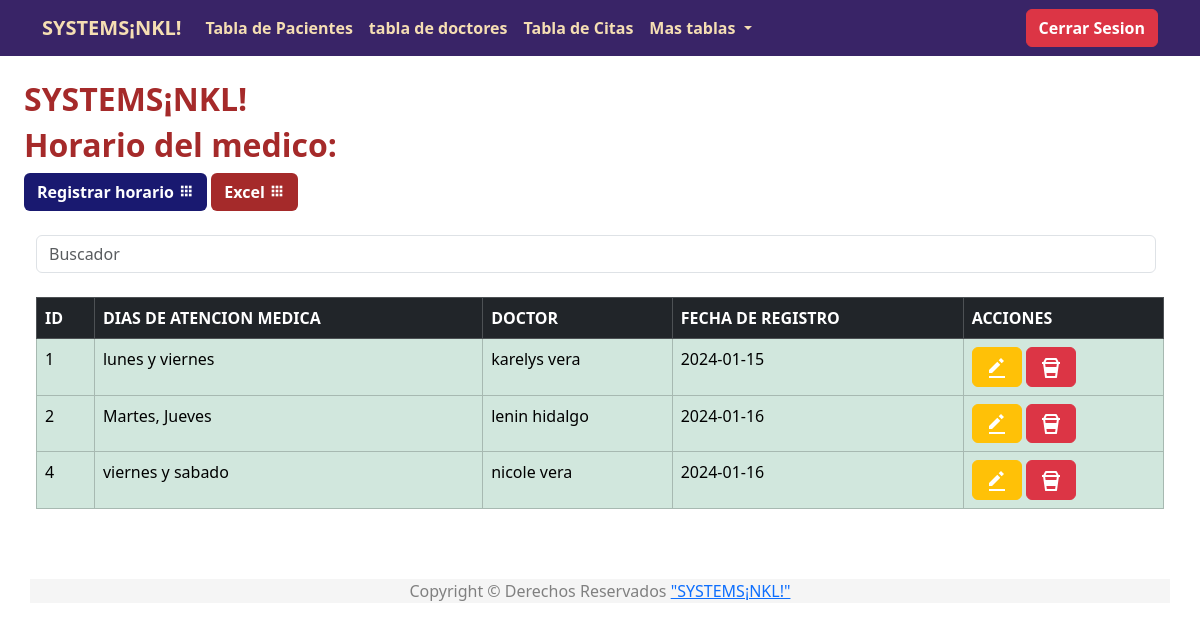
/horario/index.php, run on the app's committed database.
### tables this page shows
CREATE TABLE `horario` (
  `id` int(11) NOT NULL,
  `dias` varchar(255) NOT NULL,
  `doctor` varchar(255) NOT NULL,
  `fecha` date NOT NULL
);

### horario/index.php (the view, shortened to what this page needs)
<?php
include("../db.php");
$nkl = $conexion -> prepare("SELECT * FROM horario");
$nkl -> execute();
$horario = $nkl -> fetchAll(PDO::FETCH_ASSOC);
 ?>
<?php include("../template/header.php"); ?>
<div class="contenedor p-4">
<h2 style="color: brown;" class="fw-bold">SYSTEMS¡NKL!</h2>
<h2 style="color: brown;" class="fw-bold">Horario del medico:</h2>
<a style="background:midnightblue;" class="btn text-white fw-bold" href="agregar.php">Registrar horario
<i class='bx bxs-grid'></i> </a>
<a style="background:brown;" class="btn text-white fw-bold" href="excel.php">Excel
<i class='bx bxs-grid'></i> </a>
<br>
<br>
      <div class="container-fluid">
  <form class="d-flex">
      <input class="form-control me-2 light-table-filter" data-table="table_id" type="text"
      placeholder="Buscador">
  </form>
<br>
<div class="table-responsive">
<table class="table table-bordered table-success table_id">
  <thead class="table table-dark">
            <tr>
                <th scope="col">ID</th>
                <th scope="col">DIAS DE ATENCION MEDICA</th>
                <th scope="col">DOCTOR</th>
                <th scope="col">FECHA DE REGISTRO</th>
                <th scope="col">ACCIONES</th>
            </tr>
        </thead>
        <tbody>
   <?php foreach($horario as $horarios) { ?>
            <tr class="">
                <td scope="row"><?php echo $horarios['id']; ?></td>
                <td><?php echo $horarios['dias']; ?></td>
                <td><?php echo $horarios['doctor']; ?></td>
                <td><?php echo $horarios['fecha']; ?></td>
     <td>
         <a href="editar.php?id=<?php echo $horarios['id']; ?>" class="btn btn-warning" role="button"><img src="../img/editar.svg" alt=""></a>
         <a href="javascript:borrar(<?php echo $horarios['id']; ?>);" class="btn btn-danger" role="button"><img src="../img/eliminar.svg" alt=""></a>
     </td>
</tr>
    <?php } ?>
        </tbody>
    </table>
</div>
<?php include("../template/footer.php"); ?>

### data on the page
horario: id "1", dias "lunes y viernes", doctor "karelys vera", fecha "2024-01-15"
horario: id "2", dias "Martes, Jueves", doctor "lenin hidalgo", fecha "2024-01-16"
horario: id "4", dias "viernes y sabado", doctor "nicole vera", fecha "2024-01-16"
